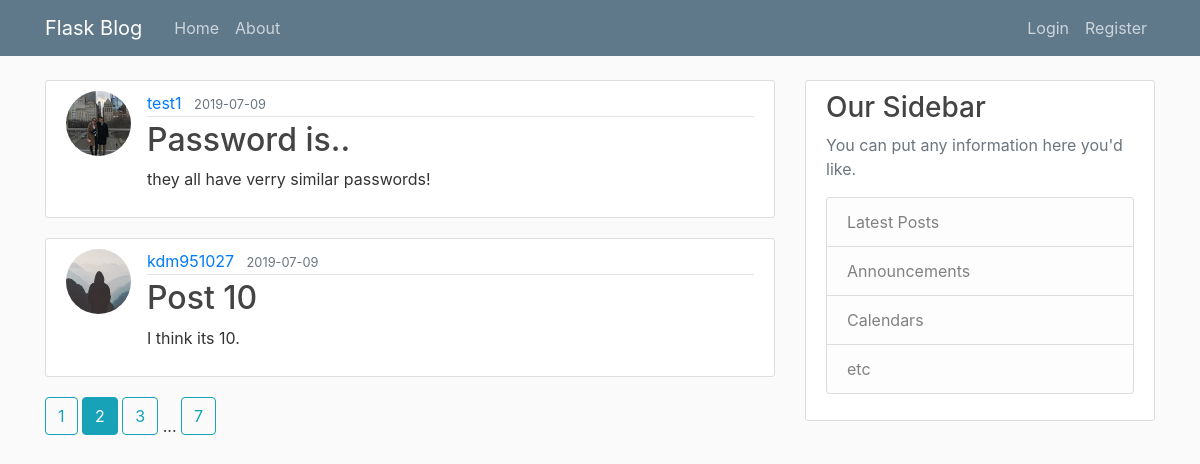
The page /home?page=2 on the database as committed earlier.
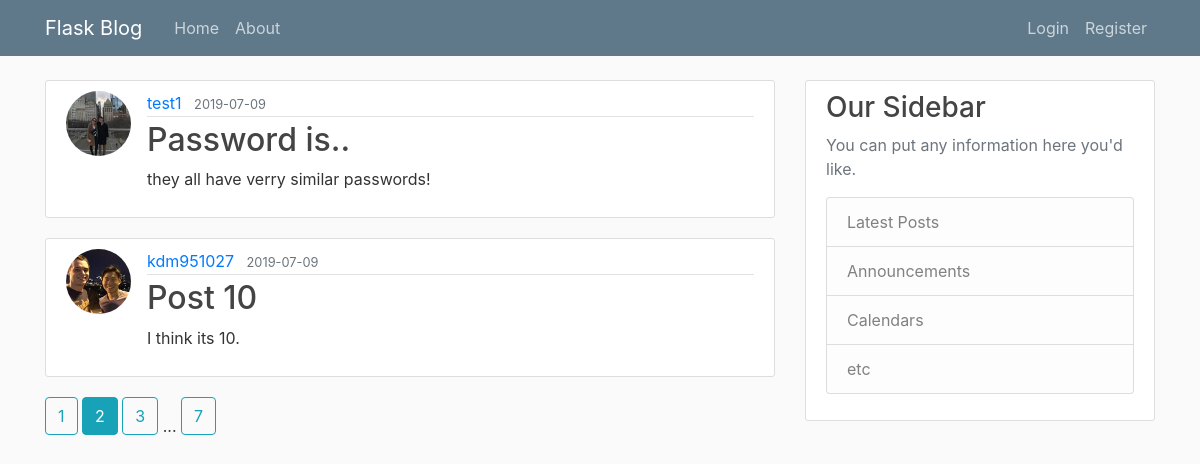
The same page on the database as committed later.
### flaskblog/models.py (models this page shows, shortened)
class Post(db.Model):
    id = db.Column(db.Integer, primary_key=True)
    title = db.Column(db.String(100), nullable=False)
    date_posted = db.Column(db.DateTime, nullable=False, default=datetime.utcnow)
    content = db.Column(db.Text, nullable=False)
    user_id = db.Column(db.Integer, db.ForeignKey('user.id'), nullable=False)

class User(db.Model, UserMixin):
    id = db.Column(db.Integer, primary_key=True)
    username = db.Column(db.String(20), unique=True, nullable=False)
    email = db.Column(db.String(120), unique=True, nullable=False)
    image_file = db.Column(db.String(20), nullable=False, default='default.jpg')
    password = db.Column(db.String(60), nullable=False)
    posts = db.relationship('Post', backref='author', lazy=True)

### flaskblog/main/routes.py (the view)
@main.route("/")
@main.route("/home")
def home():
    page = request.args.get('page', 1, type=int)
    posts = Post.query.order_by(Post.date_posted.desc()).paginate(page=page, per_page=2)
    return render_template('home.html',posts=posts)

### flaskblog/templates/home.html
{%extends "layout.html"%}
{%block content%}
  {%for post in posts.items%}
    <article class="media content-section">
      <img class="rounded-circle article-img" src="{{ url_for('static', filename='profile_pics/'+post.author.image_file ) }}">
      <div class="media-body">
        <div class="article-metadata">
          <a class="mr-2" href="{{ url_for('users.user_posts', username=post.author.username) }}">{{ post.author.username }}</a>
          <small class="text-muted">{{ post.date_posted.strftime('%Y-%m-%d') }}</small>
        </div>
        <h2><a class="article-title" href="{{ url_for('posts.post', post_id=post.id) }}">{{ post.title }}</a></h2>
        <p class="article-content">{{ post.content }}</p>
      </div>
    </article>
  {% endfor %}
  {% for page_num in posts.iter_pages(left_edge=1, right_edge=1, left_current=1, right_current=2) %}
    {% if page_num %}
      {% if posts.page == page_num %}
        <a class="btn btn-info mb-4" href="{{ url_for('main.home', page=page_num) }}">{{ page_num }}</a>
      {% else %}
        <a class="btn btn-outline-info mb-4" href="{{ url_for('main.home', page=page_num) }}">{{ page_num }}</a>
      {% endif %}
    {% else %}
      ...
    {% endif %}
  {% endfor %}
{%endblock content%}

### flaskblog/templates/layout.html (shortened to what this page needs)
<!DOCTYPE html>
<html>
<head>
  <link rel="stylesheet" href="https://stackpath.bootstrapcdn.com/bootstrap/4.3.1/css/bootstrap.min.css">
  <link rel="stylesheet" href="{{url_for('static', filename='main.css')}}">
</head>
<body>
  <header class="site-header">
  <nav class="navbar navbar-expand-md navbar-dark bg-steel fixed-top">
    <div class="container">
      <a class="navbar-brand mr-4" href="/">Flask Blog</a>
      <div class="collapse navbar-collapse" id="navbarToggle">
        <div class="navbar-nav mr-auto">
          <a class="nav-item nav-link" href="{{url_for('main.home')}}">Home</a>
          <a class="nav-item nav-link" href="{{url_for('main.about')}}">About</a>
        </div>
        <div class="navbar-nav">
          {% if current_user.is_authenticated %}
          <a class="nav-item nav-link" href="{{url_for('posts.new_post')}}">New Post</a>
            <a class="nav-item nav-link" href="{{url_for('users.logout')}}">Logout</a>
            <a class="nav-item nav-link" href="{{url_for('users.account')}}">Account</a>
          {% else %}
            <a class="nav-item nav-link" href="{{url_for('users.login')}}">Login</a>
            <a class="nav-item nav-link" href="{{url_for('users.register')}}">Register</a>
          {% endif %}
        </div>
      </div>
    </div>
  </nav>
</header>
<main role="main" class="container">
  <div class="row">
    <div class="col-md-8">
      {% block content %}{% endblock %}
    </div>
    <div class="col-md-4">
      <div class="content-section">
        <h3>Our Sidebar</h3>
        <p class='text-muted'>You can put any information here you'd like.
          <ul class="list-group">
            <li class="list-group-item list-group-item-light">Latest Posts</li>
            <li class="list-group-item list-group-item-light">Announcements</li>
            <li class="list-group-item list-group-item-light">Calendars</li>
            <li class="list-group-item list-group-item-light">etc</li>
          </ul>
        </p>
      </div>
    </div>
  </div>
</main>
</body>
</html>

### flaskblog/static/main.css (style rules this page uses)
body { background: #fafafa; color: #333333; margin-top: 5rem; }
h1, h2, h3, h4, h5, h6 { color: #444444; }
.bg-steel { background-color: #5f788a; }
.site-header .navbar-nav .nav-link { color: #cbd5db; }
.content-section { background: #ffffff; padding: 10px 20px; border: 1px solid #dddddd; border-radius: 3px; margin-bottom: 20px; }
.article-title { color: #444444; }
.article-content { white-space: pre-line; }
.article-img { height: 65px; width: 65px; margin-right: 16px; }
.article-metadata { padding-bottom: 1px; margin-bottom: 4px; border-bottom: 1px solid #e3e3e3 }

Rows that differ between the two databases and show on the page:
changed through a linked row, Post "Post 10": image_file: picture added in place of a placeholder
